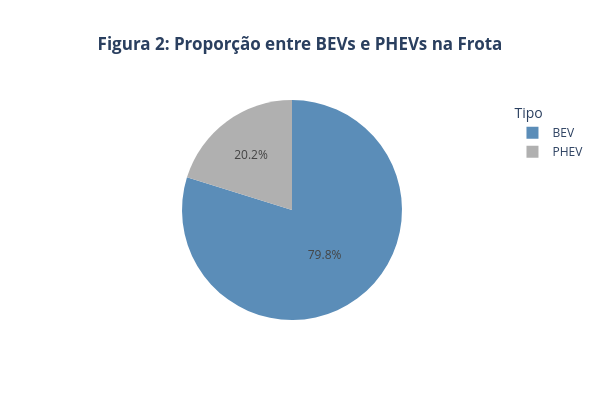

The notebook cell this image was saved under:
### Code cell
# Gráfico de pizza comparando os dois

fig = px.pie(bev_vs_phev, 
            values="Quantidade", 
            names="Tipo", 
            title="<b>Figura 2: Proporção entre BEVs e PHEVs na Frota<b>", 
            width=600,
            height=400,     
            color="Tipo",  
            color_discrete_map={"BEV": "#5B8DB8", "PHEV": "#B0B0B0"})

fig.update_layout(title_x=0.5, legend_title="Tipo")

fig.show()

### Figure 1 — Plotly figure (JSON) as saved in the notebook; plotly's stock layout.template omitted (floating-point values rounded to 4 significant figures)
{"data": [{"customdata": [["BEV"], ["PHEV"]], "domain": {"x": [0, 1], "y": [0, 1]}, "hovertemplate": "Tipo=%{customdata[0]}<br>Quantidade=%{value}<extra></extra>", "labels": ["BEV", "PHEV"], "legendgroup": "", "marker": {"colors": ["#5B8DB8", "#B0B0B0"]}, "name": "", "showlegend": true, "type": "pie", "values": [215829, 54625]}], "layout": {"height": 400, "legend": {"title": {"text": "Tipo"}, "tracegroupgap": 0}, "title": {"text": "<b>Figura 2: Proporção entre BEVs e PHEVs na Frota<b>", "x": 0.5}, "width": 600}}
